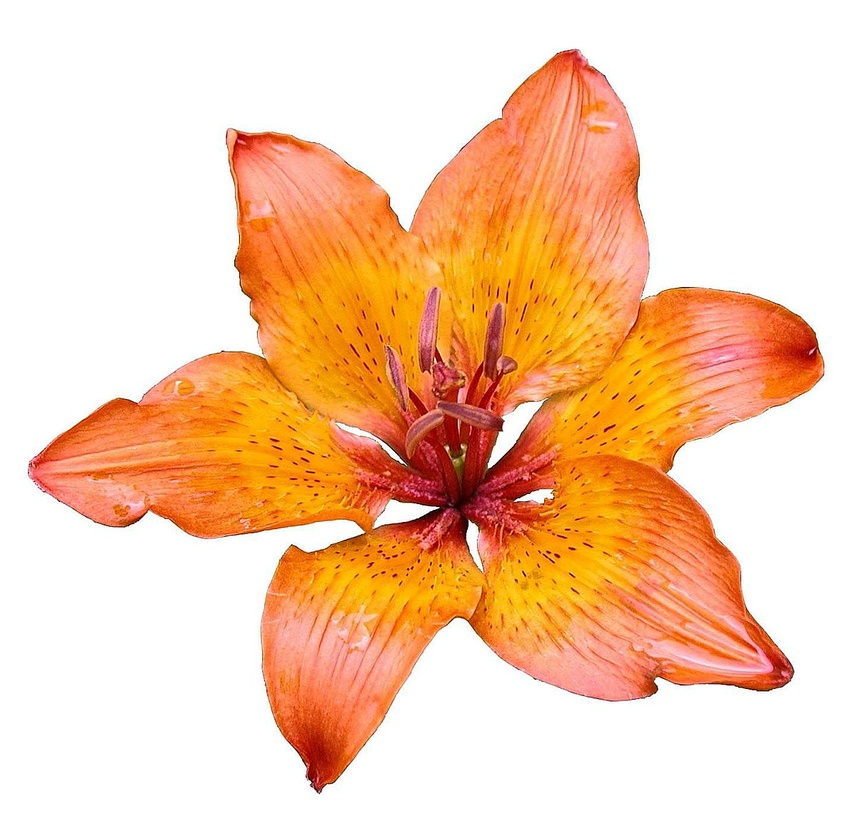
#> input picture lily.jpg, 857 x 824 px, shrunk from 1200 x 1154 before the run
$ python imageprocessing.py
#> lines starting #> are read from the running program, lines starting #| are printed output that depends on the picture; after the words box and inside, x2 and y2 are one past the last pixel; in counts of white or black regions, pixels touching at a corner belong together
import cv2
import numpy as np
import matplotlib.pyplot as plt

# Membaca gambar
image_path = 'lily.jpg'
image = cv2.imread(image_path, cv2.IMREAD_GRAYSCALE)
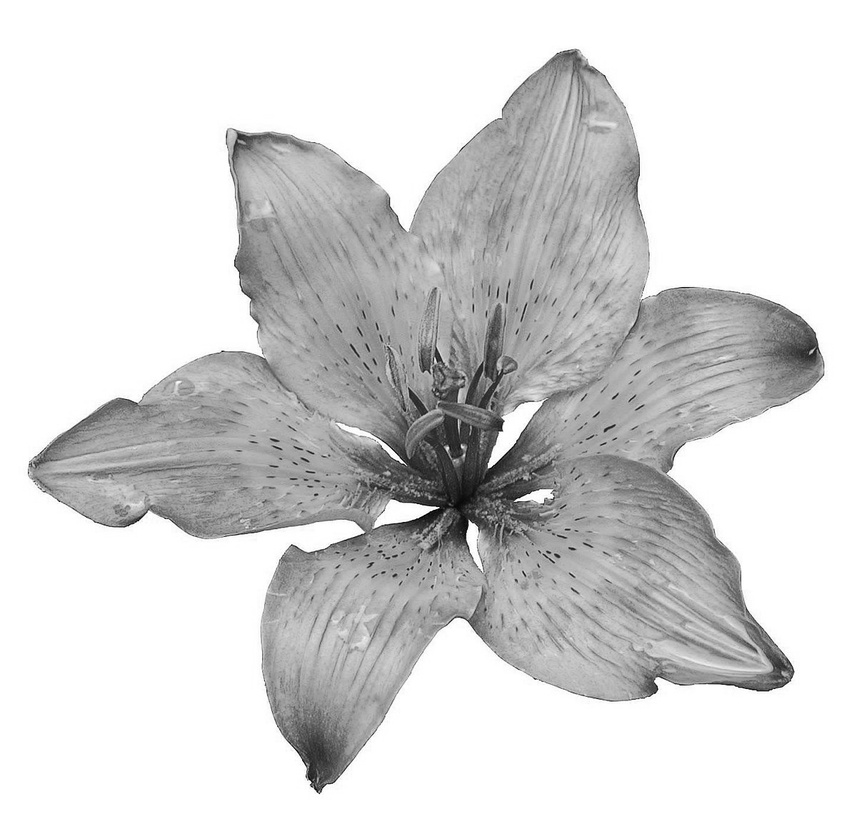
#> image: shape (824, 857); min 0, max 255, mean 214.1

# Periksa apakah gambar dimuat dengan benar
if image is None:
    raise ValueError(f"Image at path '{image_path}' could not be loaded.")

# Konversi tipe data gambar jika diperlukan
if image.dtype != np.uint8:
    image = image.astype(np.uint8)

# Menerapkan algoritma Canny untuk deteksi tepi
edges = cv2.Canny(image, 100, 200)
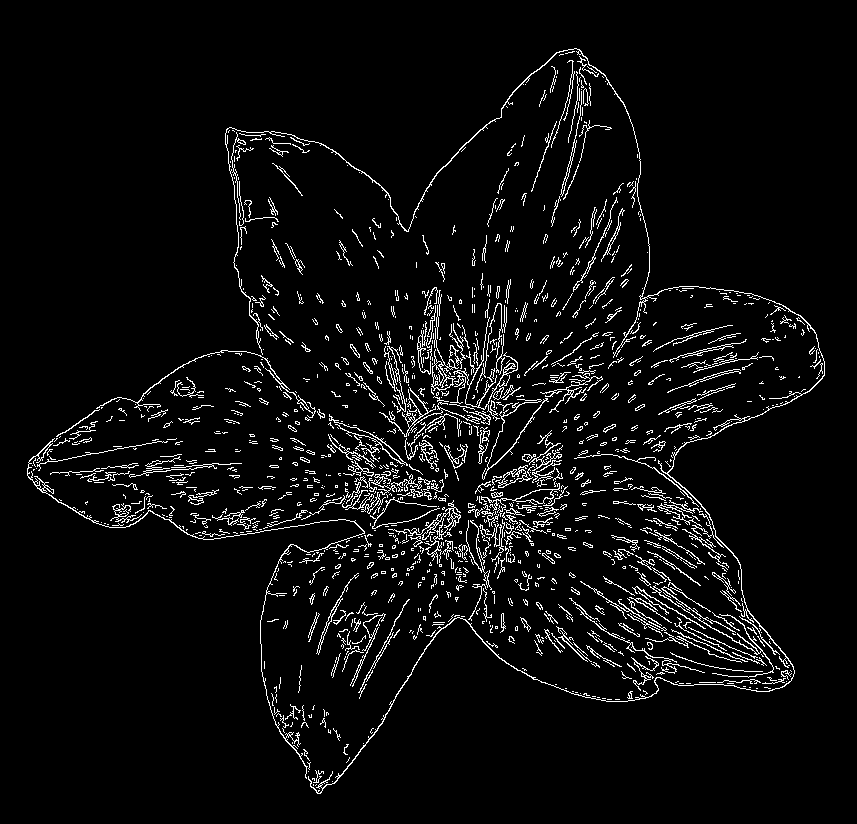
#> edges: shape (824, 857); 4.9% white in thin lines or dots, all inside (x1, y1, x2, y2) = (27, 48, 825, 794)

# Menampilkan gambar asli dan gambar hasil deteksi tepi
plt.figure(figsize=(10, 5))
plt.subplot(1, 2, 1)
plt.title('Original Image')
plt.imshow(image, cmap='gray')
plt.subplot(1, 2, 2)
plt.title('Edges Detected')
plt.imshow(edges, cmap='gray')
plt.show()
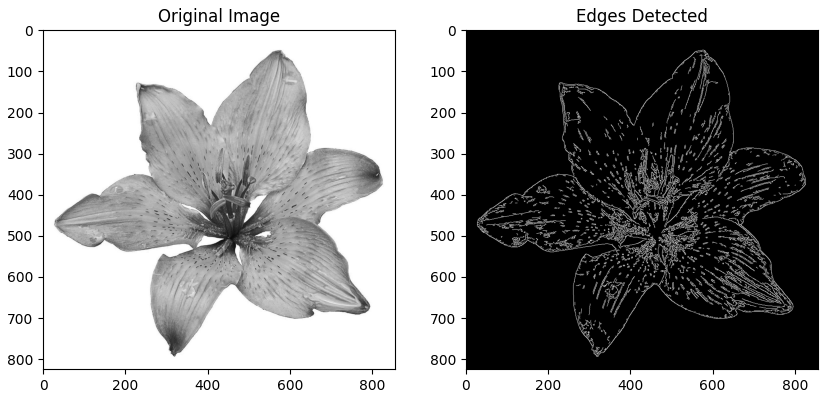
#> figure drawn by matplotlib, 2 panels
